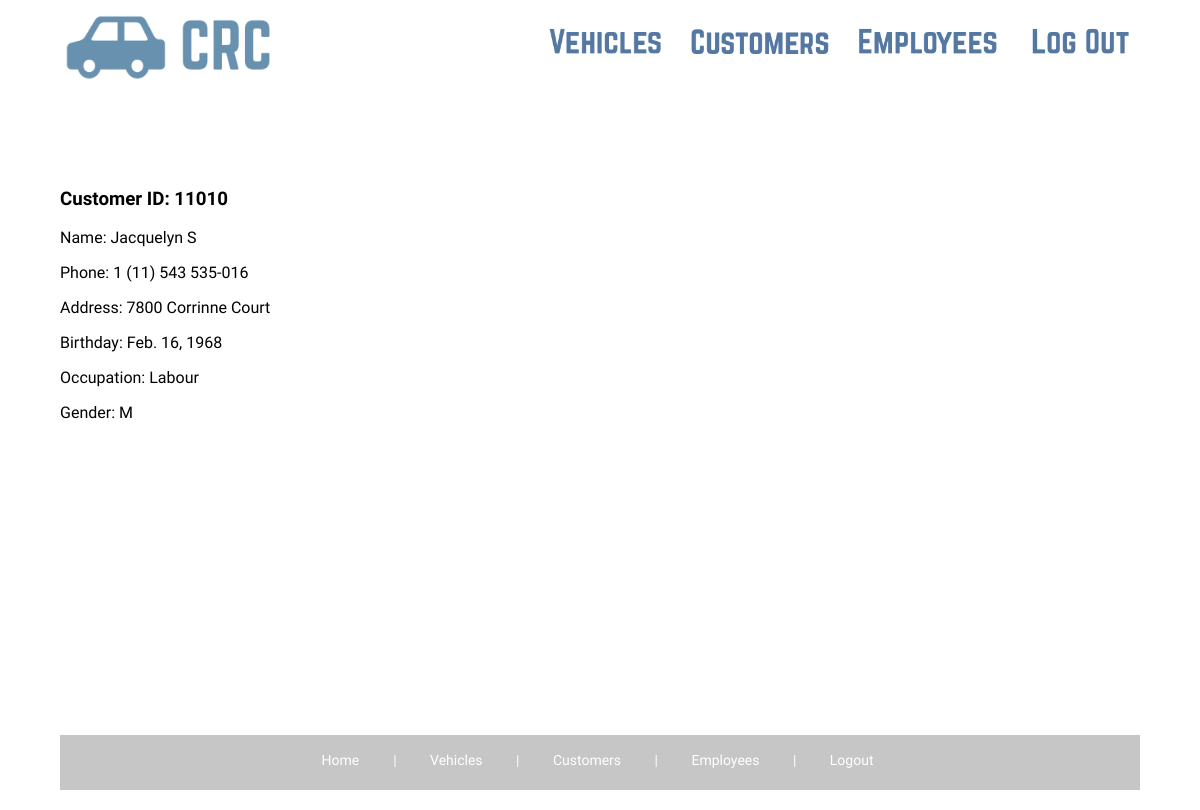
Page /customer/11010/ on the committed database.
### rentals/models.py (models this page shows)
class Customer(models.Model):
	customer_name = models.CharField(max_length=30)
	customer_phone = models.CharField(max_length=30)
	customer_address = models.CharField(max_length=50)
	customer_birthday = models.DateField()
	customer_occupation = models.CharField(max_length=30)
	SEX_CHOICES = [("M", 'Male'), ('F', 'Female')]
	customer_gender = models.CharField(choices=SEX_CHOICES, max_length=1)

### rentals/views.py (the view)
# urls.py: url(r'^customer/(\d+)/', views.customer_id, name='customer_id'),
def customer_id(request, id):
	try:
		customer = Customer.objects.get(id=id)
	except Customer.DoesNotExist:
		raise Http404('Customer not found :(')
	return render(request, 'detail_customer.html', {'customer': customer})

### rentals/templates/detail_customer.html (shortened to what this page needs)
{%  extends "base_customer.html" %}
{% block content %}
<div>
	<h3>Customer ID: {{ customer.id }}</h3>
	<p>Name: {{ customer.customer_name }}</p>
	<p>Phone: {{ customer.customer_phone }}</p>
	<p>Address: {{ customer.customer_address }}</p>
	<p>Birthday: {{ customer.customer_birthday}}</p>
	<p>Occupation: {{ customer.customer_occupation }}</p>
	<p>Gender: {{ customer.customer_gender }}</p>
</div>
{% endblock %}

### CRCRentalCompany/static/CRC-style-categories.css (style rules this page uses)
html { height: 100vh; }
body { background-color: white; font-family: 'Roboto Condensed', sans-serif; min-width: 320px; max-width: 90%; margin: auto; height: 100vh; }

### rows in the picture
Customer: id "11010", customer_name "Jacquelyn S", customer_phone "1 (11) 543 535-016", customer_address "7800 Corrinne Court", customer_birthday "Feb. 16, 1968", customer_occupation "Labour", customer_gender "M"
